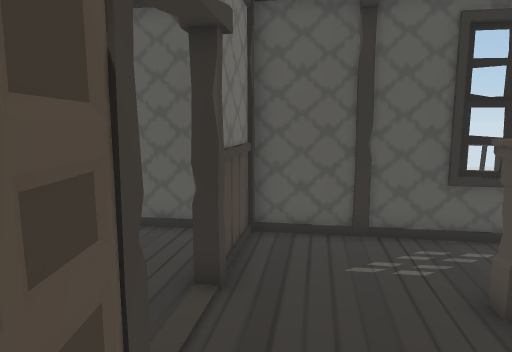
View 1 (above)

20 first-person views from a walk through a 3-D level made in the Unity game engine. The camera is 1.4 m above the floor, tilts 8° down and sees 70° across. The floor is counted in squares, 0.5 m on a side. Each view is taken from the middle of a square. On the plan, view 1 faces up. The plan holds only what a view shows up to about 20 squares ahead; the rest is blank. The place goes on beyond the plan. Some animated figures are not drawn. Door leaves are left out, so doorways stand open.

View 2
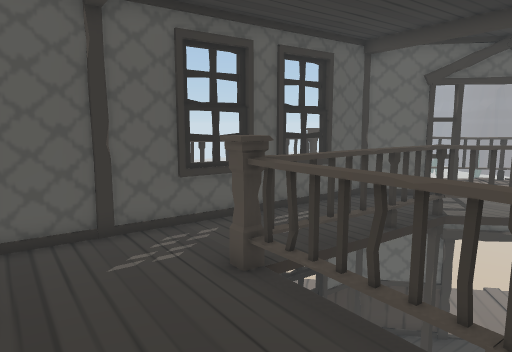

View 3
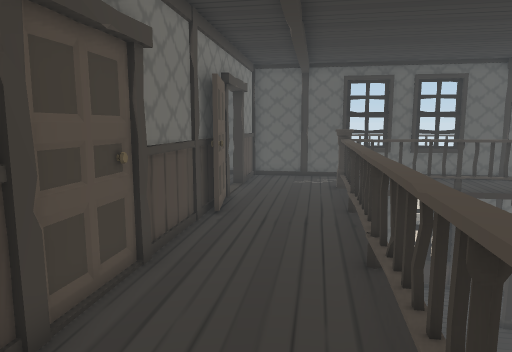

View 4
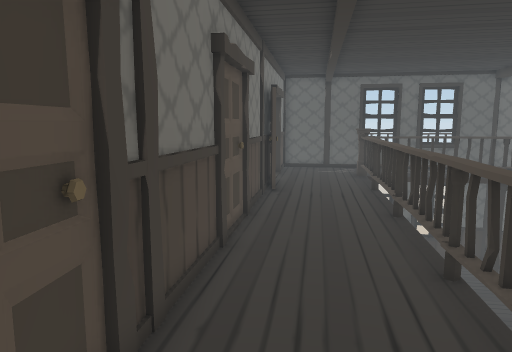

View 5
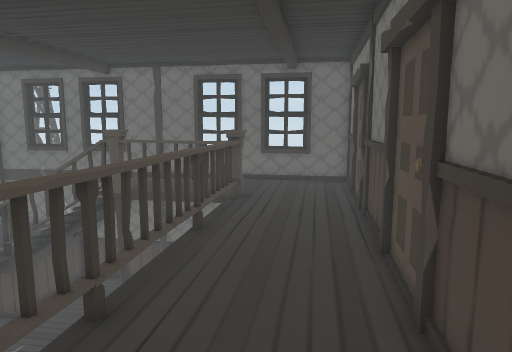

View 6
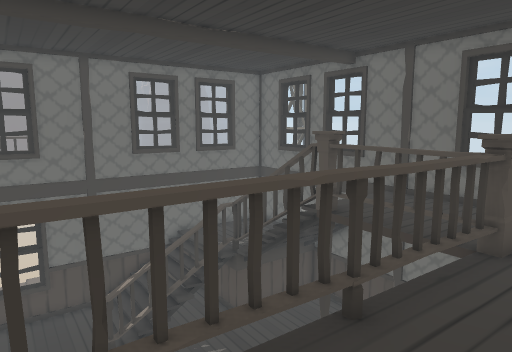

View 7
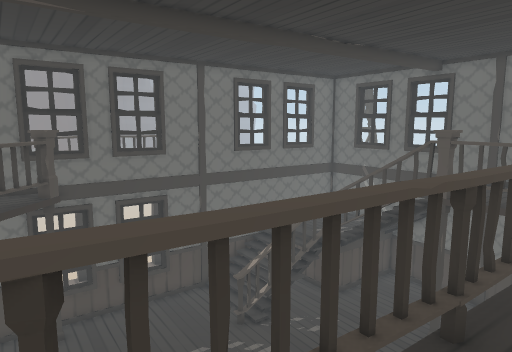

View 8
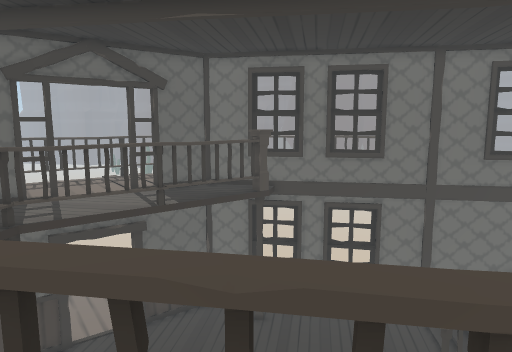

View 9
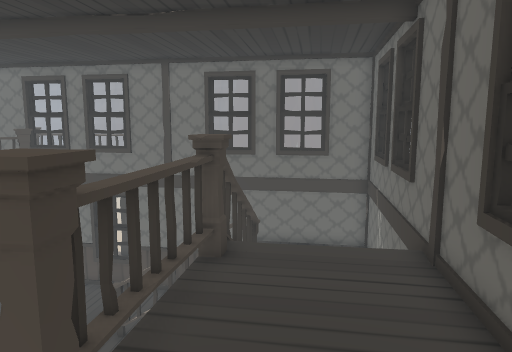

View 10
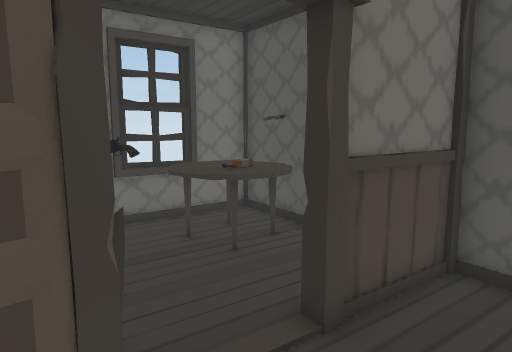

View 11
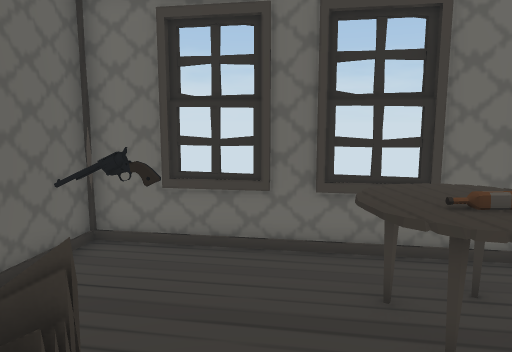

View 12
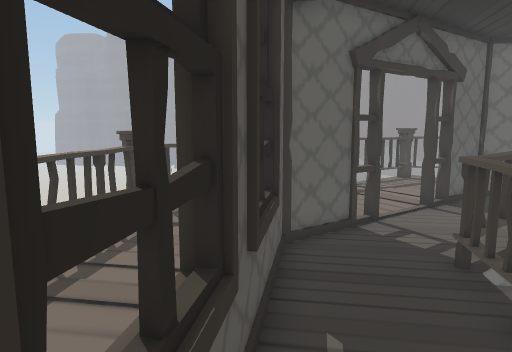

View 13
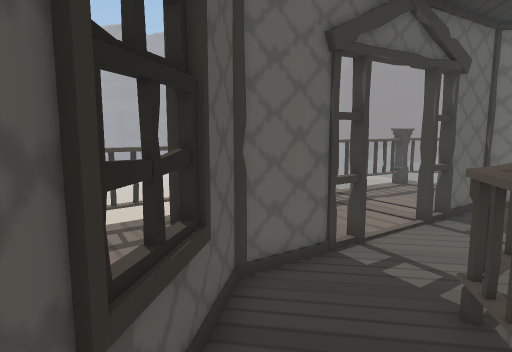

View 14
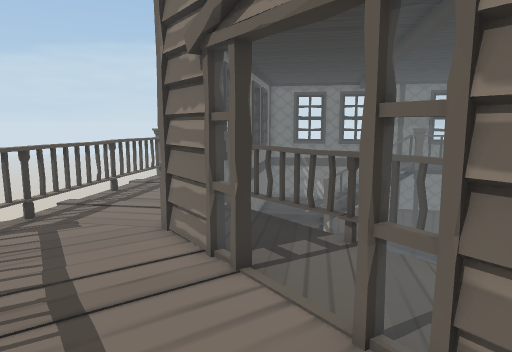

View 15
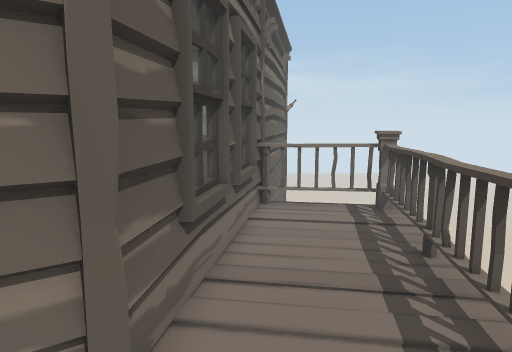

View 16
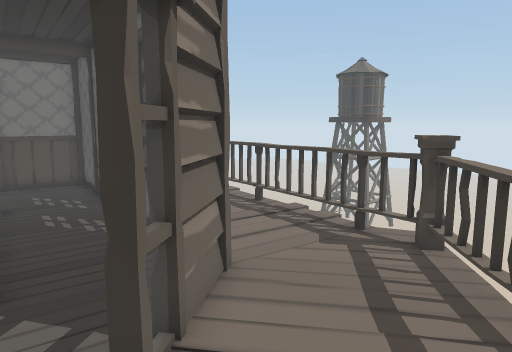

View 17
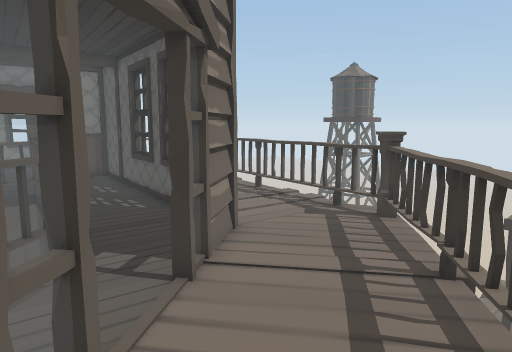

View 18
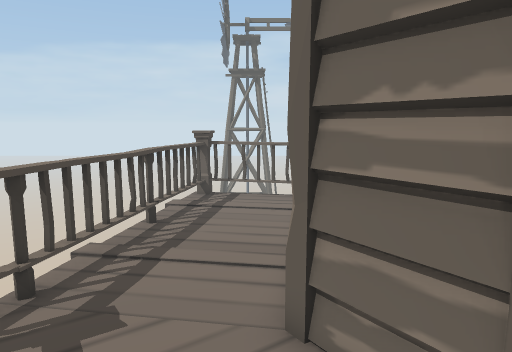

View 19
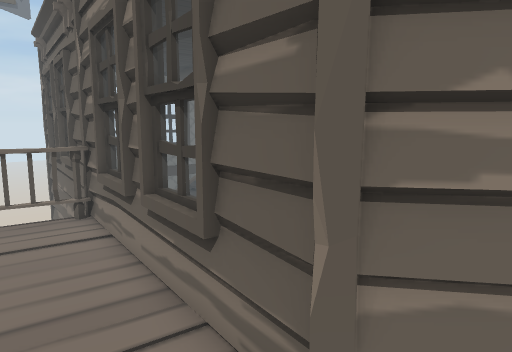

View 20
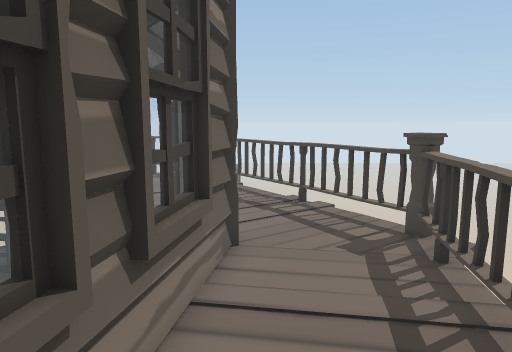

### Floor plan
Key: @ floor where view 1 was taken; # wall or solid block; x gap in a wall; . main floor; - floor 1.5 m lower than the main floor; _ floor 3 m lower than the main floor; < floor 3.5 m lower than the main floor; / step, stairs or slope; D open door; = window, fence, low wall or low ledge; v drop or lower ground; T thing the floor can be seen under or through; O other object.
Columns run from 9 left of view 1 to 24 right of it. Each row starts with its distance up from view 1.
 14              #vv
 13             ##vxvv#=vv v
 12             ##....#=vvxv#
 11   ##        ##..........##
 10   ########v v............##
  9  ##OOO...######=#.........##
  8  # OOOO.##....==##==##.....x
  7  =.OOOO.##...........#T....##
  6  #..O...#.............TT....##
  5  #...........#///......TT....#v
  4 ##....OO.....=   ___#/.TD.....v
  3 ##....OO#...#=   ____/...D....##
  2 #....  O#...##    __  ...##....xv
  1 ####   ##...#     __   ...#....##
  0    #   #.@..=          //.##....#x
 -1        #....=          _/..#....vv
 -2        #....=          __/.#....x
 -3        #...v=          ___##...##
 -4       ##...##          ____=...##
 -5       #....#           ___##...vv
 -6       #....=         _____##...x
 -7       #....=         _____=#...v
 -8       #...#=       _______=....v
 -9       #...x=      ___#____#.....
-10      ##...=#      ___x____## .vv
-11      ##.../       ___#///####v#<
-12      #..../    __ __=#///#
-13      #....#    _____##// #
-14      #......///#____##///#
-15      #.... .....///x# ---#
-16     ##.... ..... ///  ---#
-17     ####.. ..../ ///    ##
-18       ##=#####./ //     #v
-19             ########    #
-20                    ######

Positions as (right, up) in squares from view 1, and headings:
1: (0, 0), facing up
2: (-1, 0), facing up-right
3: (0, -11), facing up
4: (-2, -15), facing up
5: (0, 1), facing down
6: (-1, -4), facing down-right
7: (1, 1), facing down-right
8: (1, -3), facing right
9: (-2, -15), facing right
10: (2, 2), facing up-left
11: (0, 5), facing left
12: (4, 8), facing right
13: (6, 7), facing right
14: (16, 9), facing down
15: (16, 9), facing left
16: (18, 3), facing up-left
17: (20, 1), facing up-left
18: (19, 4), facing down
19: (21, 1), facing down-left
20: (19, -9), facing up
